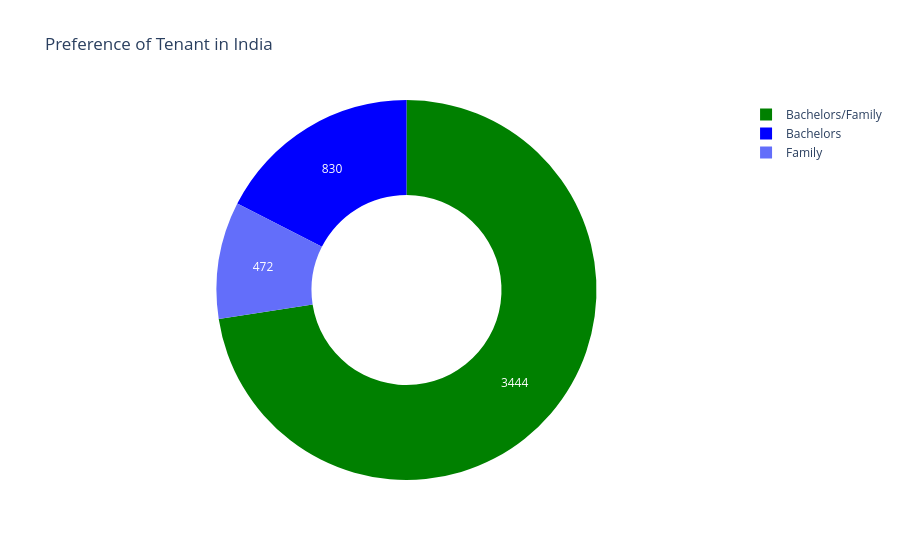

Here is the notebook cell this chart was saved with:
### Markdown cell above
Number of Houses Available with Preferred type of Tenant

### Code cell
tenant = rent_pred['Tenant Preferred'].value_counts()
label = tenant.index
counts = tenant.values
colors = ['green', 'blue']

fig = go.Figure(data=[go.Pie(labels=label, values=counts, hole=0.5)])
fig.update_layout(title_text='Preference of Tenant in India')
fig.update_traces(hoverinfo='label+percent', textinfo='value', marker=dict(colors=colors))

fig.show()

### Figure 1 — Plotly figure (JSON) as saved in the notebook; plotly's stock layout.template omitted (floating-point values rounded to 4 significant figures)
{"data": [{"hole": 0.5, "hoverinfo": "label+percent", "labels": ["Bachelors/Family", "Bachelors", "Family"], "marker": {"colors": ["green", "blue"]}, "textinfo": "value", "type": "pie", "values": [3444, 830, 472]}], "layout": {"title": {"text": "Preference of Tenant in India"}}}
